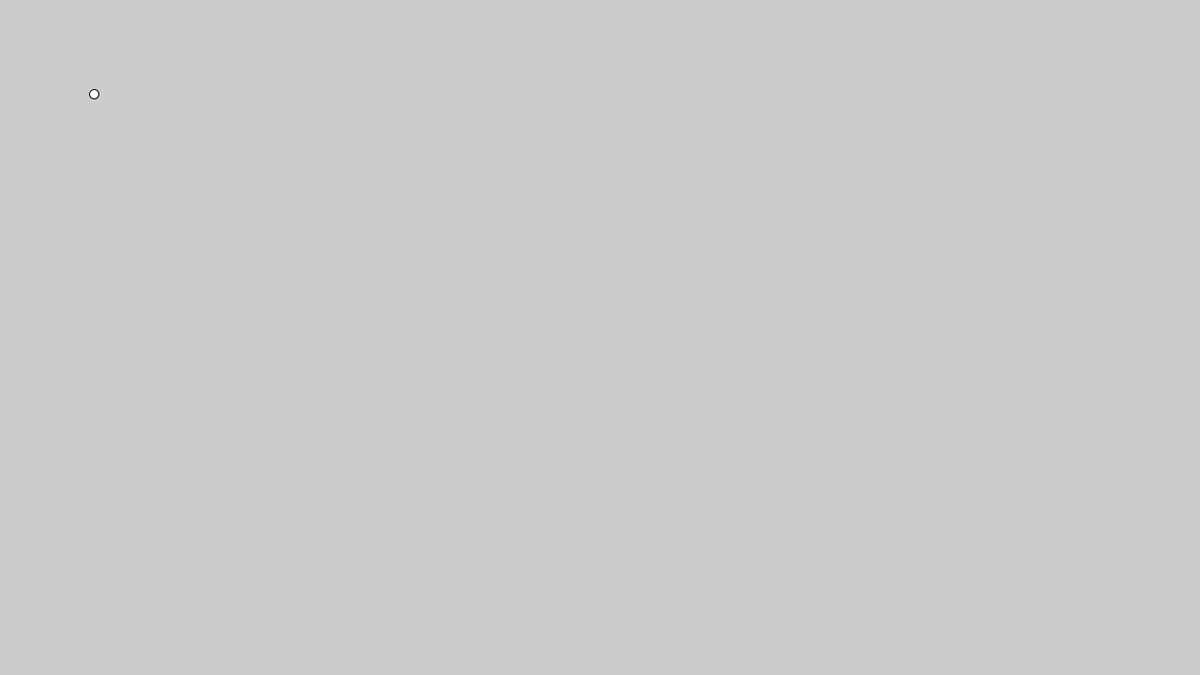
Frame 1 (no input)
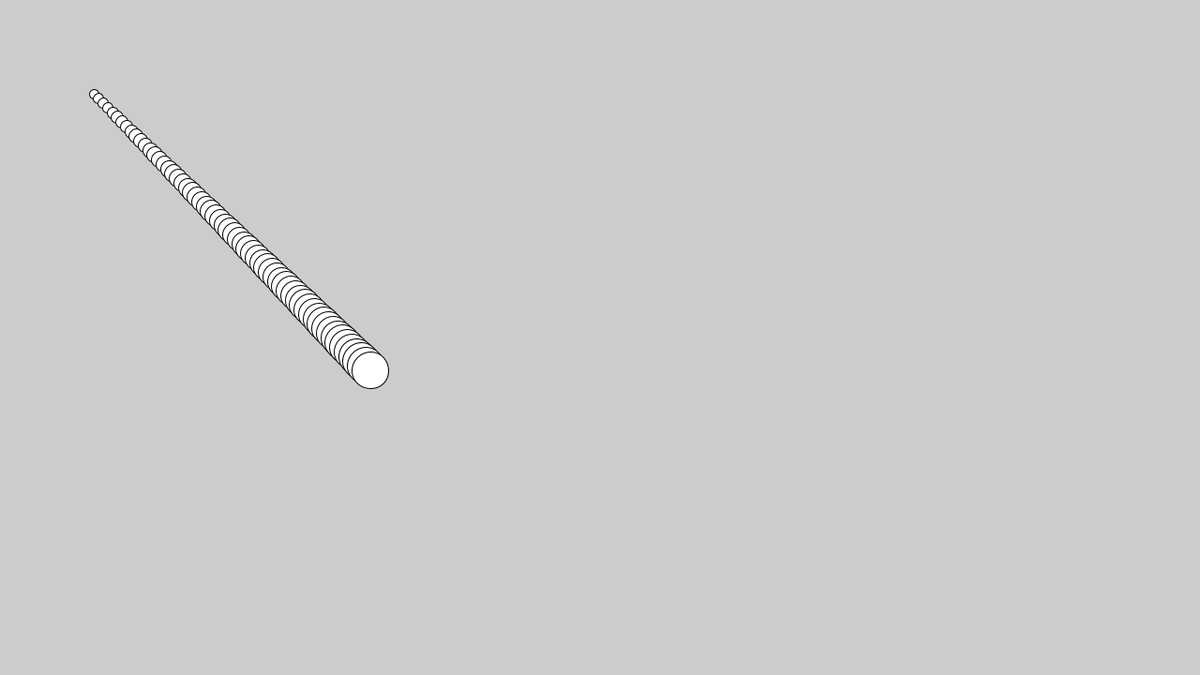
Frame 60 (the mouse pressed at the canvas centre just before this capture)
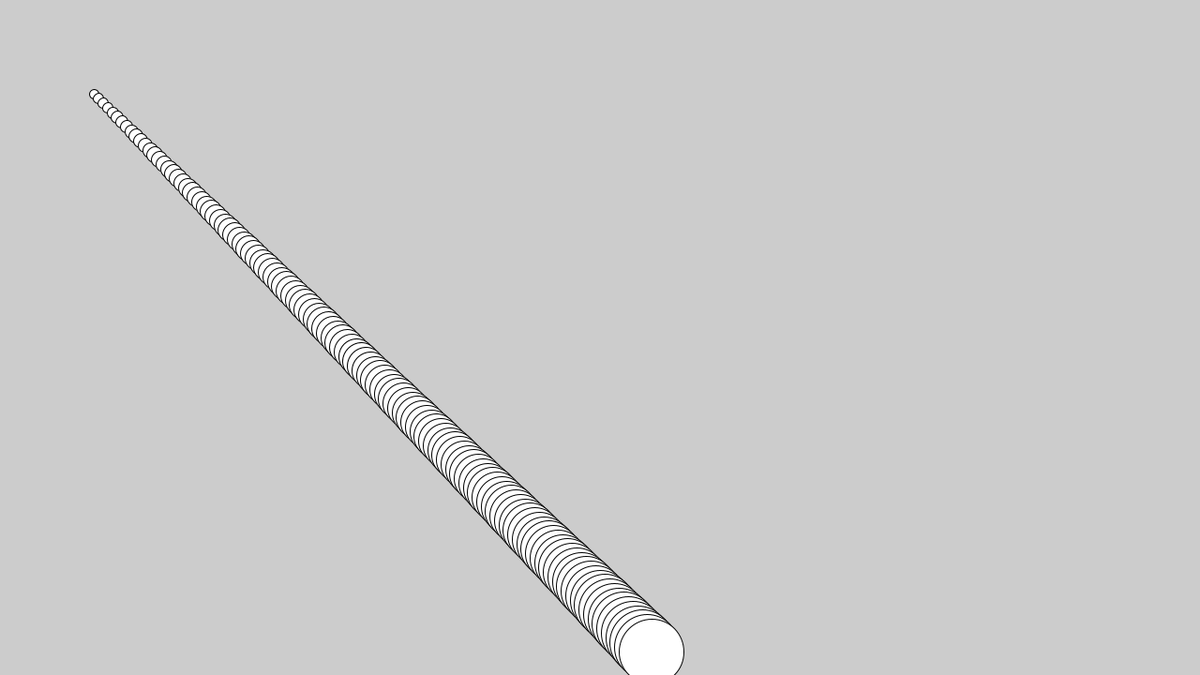
Frame 120 (the mouse held since frame 60 and released just before this capture)

The Processing sketch that drew these frames (run headless with seeded random() and noise(); from frame 60 on, the mouse is pressed at the canvas centre):

// Processing sketch: project_1_class_step_1
// ── project_1_class_step_1.pde
float posX = 100;
float posY = 100;
float velXY = 5;

//runs before the main loop
//in preperation
void setup() {
  size(1280, 720);
}

//this is the main loop
void draw(){
  circle(posX, posY, posX / 10);
  posX += velXY;
  posY += velXY;
  println("posX:" + posX + "  " + "posY:" + posY);
}
